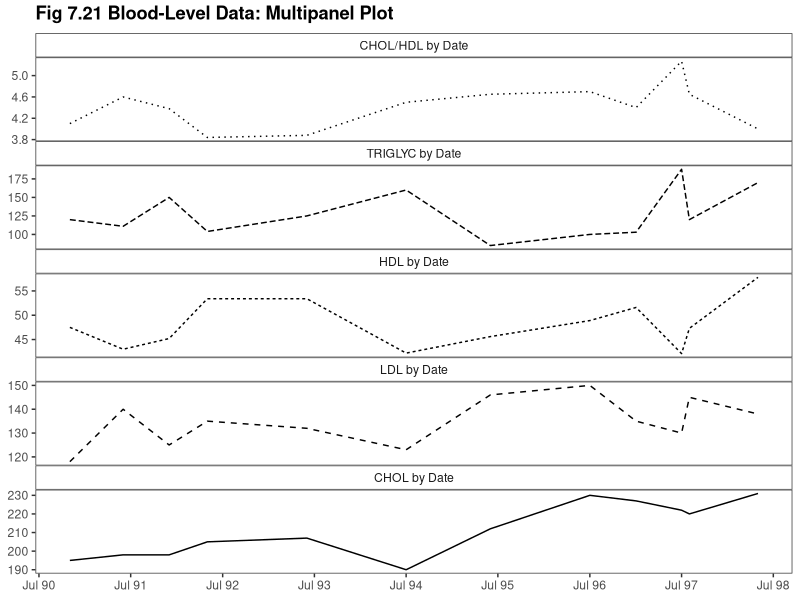
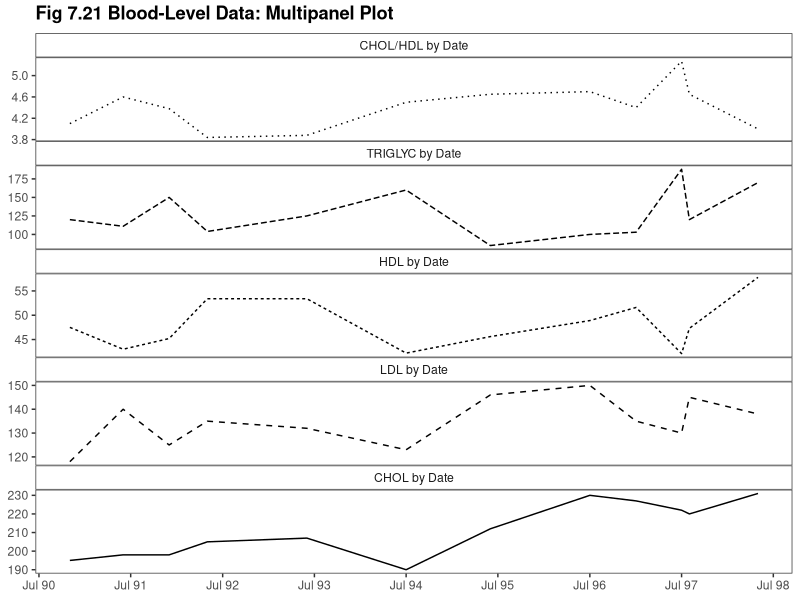

Write R code to recreate these figures, in order.
library(ggplot2)
library(scales) #date_format()
library(grid) #unit()
library(reshape2)

this_base <- "fig07-21_blood-level-data-multipanel-plot"

my_data <- 
  data.frame(time = c("1990-11-01", "1991-06-01", "1991-12-01",
                      "1992-05-01", "1993-06-01", "1994-07-01",
                      "1995-06-01", "1996-07-01", "1997-01-01", 
                      "1997-07-01", "1997-08-01", "1998-05-01"),
             C = c(195, 198, 198, 205, 207, 190, 212, 230, 227, 222, 220, 231),
             T = c(120, 111, 150, 104, 125, 160, 85, 100, 103, 188, 120, 170),
             L = c(118, 140, 125, 135, 132, 123, 146, 150, 135, 130, 145, 138),
             H = c(47.5, 43.0, 45.2, 53.4, 53.4, 42.2, 
                   45.6, 48.9, 51.6, 42.1, 47.3, 57.8),
             R = c(4.1, 4.6, 4.38, 3.84, 3.88, 4.5, 
                   4.65, 4.7, 4.4, 5.27, 4.65, 4.0))

my_data$time <- as.Date(my_data$time)

names(my_data) <- c("time", "CHOL by Date", "TRIGLYC by Date", "LDL by Date", 
                    "HDL by Date", "CHOL/HDL by Date")

my_data_long <- melt(my_data, "time")

my_data_long$variable <- 
  factor(my_data_long$variable, 
         levels = c("CHOL/HDL by Date", "TRIGLYC by Date", "HDL by Date", 
                    "LDL by Date", "CHOL by Date"))

p <- ggplot(my_data_long, aes(x = time, y = value)) +
  geom_line(aes(linetype = rev(variable)), show_guide = FALSE) +
  facet_wrap(~ variable, ncol = 1, scales = "free_y") + 
  scale_x_date(breaks = seq(as.Date("1990-07-01"), as.Date("1998-07-01"), 
                            "year"), labels = date_format("%b %y")) +
  ggtitle("Fig 7.21 Blood-Level Data: Multipanel Plot") + 
  theme_bw() + 
  theme(panel.grid.major = element_blank(),
        panel.grid.minor = element_blank(),
        panel.margin = unit(0, "lines"),
        plot.title = element_text(size = rel(1.2), face = "bold", vjust = 1.5),
        axis.title = element_blank(),
        strip.background = element_rect(fill = "white"))

p

ggsave(paste0(this_base, ".png"), p, width = 6, height = 6)

## note: my_data is estimated
